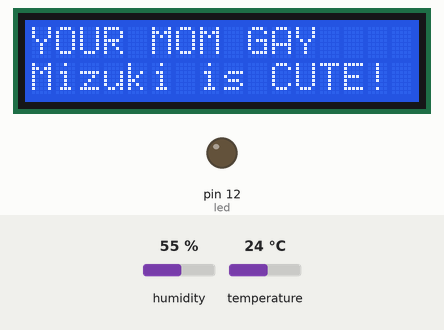
Simulated run of this sketch. Board: Arduino Uno, built with avr-gcc and run on an emulated ATmega328P. On the bench: 16×2 character LCD, output pins drawn as LEDs (lit = HIGH). The test bench sets the inputs (shaded band); at power-on: humidity 55 %, temperature 24 °C. What the sketch prints to the serial monitor is not drawn.

Above: at 1.2 s.
At 3.3 s:
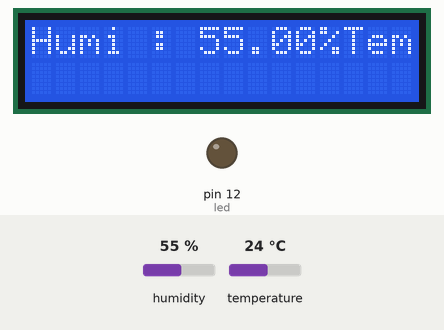
3.4 s: humidity set to 22 %
At 7.1 s:
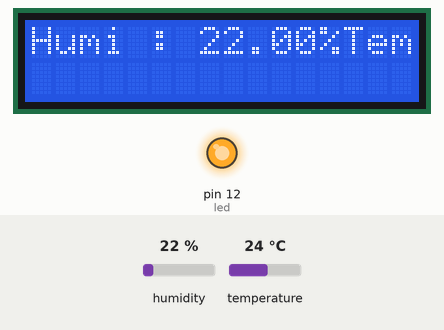
8.8 s: humidity set to 40 %
At 12.1 s:
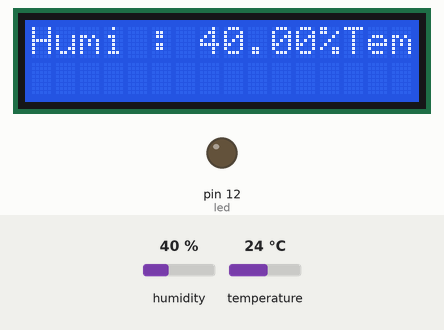
14.2 s: humidity set to 68 %
At 17.4 s:
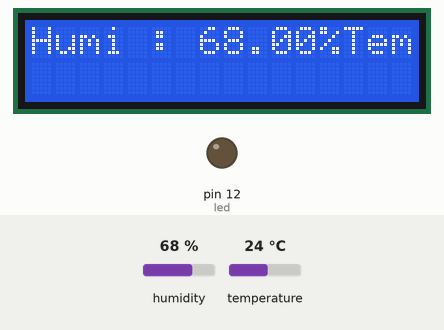
Timing chart, 0 to 25.6 s (numbered marks = the images above; inputs shaded):
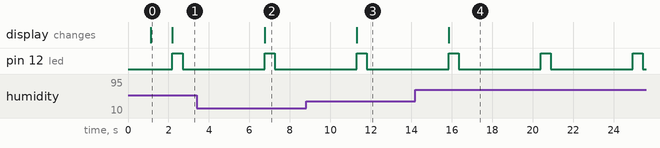

The sketch:

dhttopython_final_withscreen.ino
```cpp
#include <LiquidCrystal_PCF8574.h>
#include <Wire.h>
#include "DHT.h"
#define DHTPIN 13     // what pin we're connected to
// Uncomment whatever type you're using!
#define DHTTYPE DHT11   // DHT 11
//#define DHTTYPE DHT22   // DHT 22  (AM2302)
//#define DHTTYPE DHT21   // DHT 21 (AM2301)
int led = 12;
int ledpower = 11;
// Initialize DHT sensor for normal 16mhz Arduino
DHT dht(DHTPIN, DHTTYPE);
LiquidCrystal_PCF8574 lcd(0x27);
void setup() {
  digitalWrite(ledpower, HIGH);
  Wire.begin();
  Wire.beginTransmission(0x27);
  Serial.begin(9600);
  dht.begin();
  lcd.begin(16, 2);
//Serial.println("DHTxx test!");
  lcd.clear();
  lcd.setBacklight(255);
  lcd.print("Now Starting");
  lcd.setCursor(0, 1);
  lcd.print("By SiWADOL M.");
  delay(1000);
  lcd.clear();
  lcd.setBacklight(255);
  lcd.print("YOUR MOM GAY");
  lcd.setCursor(0, 1);
  //delay(1000);
  lcd.print("Mizuki is CUTE!");
  delay(1000);
  lcd.clear();
  lcd.print("LOADING...");
  lcd.setCursor(0, 1);
  lcd.print("1st Read'n 5 s.");
  pinMode(led, OUTPUT);
}

void loop() {
  // Wait a few seconds between measurements.
  lcd.clear();
  // Reading temperature or humidity takes about 250 milliseconds!
  // Sensor readings may also be up to 2 seconds 'old' (its a very slow sensor)
  float h = dht.readHumidity();
  // Read temperature as Celsius
  float t = dht.readTemperature();
  // Read temperature as Fahrenheit
  float f = dht.readTemperature(true);

  // Check if any reads failed and exit early (to try again).
  if (isnan(h) || isnan(t) || isnan(f)) {
    Serial.println("Failed to read from DHT sensor!");
    digitalWrite(ledpower, HIGH);
    digitalWrite(led, HIGH);
    return;
  }
  // Compute heat index
  // Must send in temp in Fahrenheit!
  float hi = dht.computeHeatIndex(f, h);
  //Serial.print("Humidity: ");
  Serial.print(h);  //HUMI
  Serial.print(" ");
  //Serial.print(" %\t");
  //Serial.print("Temperature: ");
  Serial.print(t);  //TEMP
  Serial.println();
  //Serial.print(" *C ");
  //Serial.print(f);
  //Serial.print(" *F\t");
  //Serial.print("Heat index: ");
  //Serial.print(hi);
  //Serial.println(" *F");
  lcd.print("Humi : "); //LCD
  lcd.print(h);
  lcd.print("%");
  lcd.print("Temp : "); //LCD
  lcd.print(f);
  digitalWrite(led, HIGH);
  delay(500);
  digitalWrite(led, LOW);
  delay(4000);
  }
```

Measured:
- after the input at 3.4 s, the display: changes after 3.3 s (image 2)
- after the input at 8.8 s, the display: changes after 2.5 s (image 3)
- after the input at 14.2 s, the display: changes after 1.6 s (image 4)
- by itself, pin 12 (led): alternates HIGH for 0.50 s and LOW for 4.1 s
- what the display in image 0 shows lasts 1.1 s, from 1.1 s to 2.2 s
